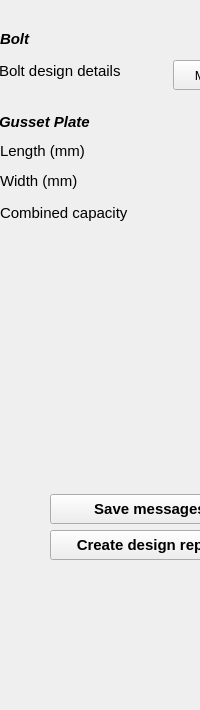
  <widget class="QDockWidget" name="outputDock">
   <property name="sizePolicy">
    <sizepolicy hsizetype="Preferred" vsizetype="Preferred">
     <horstretch>0</horstretch>
     <verstretch>0</verstretch>
    </sizepolicy>
   </property>
   <property name="minimumSize">
    <size>
     <width>125</width>
     <height>710</height>
    </size>
   </property>
   <property name="maximumSize">
    <size>
     <width>310</width>
     <height>710</height>
    </size>
   </property>
   <property name="font">
    <font>
     <family>Arial</family>
     <pointsize>11</pointsize>
     <weight>75</weight>
     <bold>true</bold>
    </font>
   </property>
   <property name="windowTitle">
    <string>Output dock</string>
   </property>
   <attribute name="dockWidgetArea">
    <number>2</number>
   </attribute>
   <widget class="QWidget" name="dockWidgetContents_2">
    <widget class="QLabel" name="label_160">
     <property name="geometry">
      <rect>
       <x>0</x>
       <y>200</y>
       <width>191</width>
       <height>25</height>
      </rect>
     </property>
     <property name="font">
      <font>
       <pointsize>11</pointsize>
       <weight>50</weight>
       <bold>false</bold>
      </font>
     </property>
     <property name="text">
      <string>Combined capacity</string>
     </property>
    </widget>
    <widget class="QLineEdit" name="txt_combineCapacity">
     <property name="geometry">
      <rect>
       <x>200</x>
       <y>200</y>
       <width>100</width>
       <height>25</height>
      </rect>
     </property>
     <property name="font">
      <font>
       <weight>50</weight>
       <bold>false</bold>
      </font>
     </property>
     <property name="readOnly">
      <bool>true</bool>
     </property>
    </widget>
    <widget class="QLabel" name="label_161">
     <property name="geometry">
      <rect>
       <x>-1</x>
       <y>110</y>
       <width>130</width>
       <height>25</height>
      </rect>
     </property>
     <property name="font">
      <font>
       <pointsize>11</pointsize>
      </font>
     </property>
     <property name="text">
      <string>&lt;html&gt;&lt;head/&gt;&lt;body&gt;&lt;p&gt;&lt;span style=&quot; font-style:italic;&quot;&gt;Gusset Plate&lt;/span&gt;&lt;/p&gt;&lt;/body&gt;&lt;/html&gt;</string>
     </property>
    </widget>
    <widget class="QPushButton" name="btn_SaveMessages">
     <property name="geometry">
      <rect>
       <x>50</x>
       <y>494</y>
       <width>200</width>
       <height>30</height>
      </rect>
     </property>
     <property name="toolTip">
      <string>Save log messages</string>
     </property>
     <property name="text">
      <string>Save messages</string>
     </property>
     <property name="autoDefault">
      <bool>true</bool>
     </property>
    </widget>
    <widget class="QPushButton" name="btn_CreateDesign">
     <property name="geometry">
      <rect>
       <x>50</x>
       <y>530</y>
       <width>200</width>
       <height>30</height>
      </rect>
     </property>
     <property name="toolTip">
      <string>Create design report</string>
     </property>
     <property name="text">
      <string>Create design report</string>
     </property>
     <property name="autoDefault">
      <bool>true</bool>
     </property>
    </widget>
    <widget class="QPushButton" name="btn_bolt_output">
     <property name="geometry">
      <rect>
       <x>173</x>
       <y>60</y>
       <width>131</width>
       <height>30</height>
      </rect>
     </property>
     <property name="font">
      <font>
       <pointsize>10</pointsize>
       <weight>50</weight>
       <bold>false</bold>
      </font>
     </property>
     <property name="toolTip">
      <string>Design connection</string>
     </property>
     <property name="text">
      <string>Member output</string>
     </property>
     <property name="shortcut">
      <string>Alt+D</string>
     </property>
     <property name="autoDefault">
      <bool>true</bool>
     </property>
    </widget>
    <widget class="QLabel" name="lbl_bolt">
     <property name="geometry">
      <rect>
       <x>-1</x>
       <y>51</y>
       <width>171</width>
       <height>41</height>
      </rect>
     </property>
     <property name="font">
      <font>
       <pointsize>11</pointsize>
       <weight>50</weight>
       <bold>false</bold>
      </font>
     </property>
     <property name="text">
      <string>&lt;html&gt;&lt;head/&gt;&lt;body&gt;&lt;p&gt;Bolt design details&lt;/p&gt;&lt;/body&gt;&lt;/html&gt;</string>
     </property>
    </widget>
    <widget class="QLabel" name="label_163">
     <property name="geometry">
      <rect>
       <x>0</x>
       <y>27</y>
       <width>130</width>
       <height>25</height>
      </rect>
     </property>
     <property name="font">
      <font>
       <pointsize>11</pointsize>
       <italic>true</italic>
      </font>
     </property>
     <property name="text">
      <string>&lt;html&gt;&lt;head/&gt;&lt;body&gt;&lt;p&gt;Bolt&lt;/p&gt;&lt;/body&gt;&lt;/html&gt;</string>
     </property>
    </widget>
    <widget class="QLineEdit" name="txt_plateLength">
     <property name="geometry">
      <rect>
       <x>200</x>
       <y>140</y>
       <width>100</width>
       <height>25</height>
      </rect>
     </property>
     <property name="font">
      <font>
       <weight>50</weight>
       <bold>false</bold>
      </font>
     </property>
     <property name="readOnly">
      <bool>true</bool>
     </property>
    </widget>
    <widget class="QLabel" name="label_3">
     <property name="geometry">
      <rect>
       <x>0</x>
       <y>140</y>
       <width>161</width>
       <height>22</height>
      </rect>
     </property>
     <property name="font">
      <font>
       <pointsize>11</pointsize>
       <weight>50</weight>
       <bold>false</bold>
      </font>
     </property>
     <property name="text">
      <string>Length (mm)</string>
     </property>
    </widget>
    <widget class="QLineEdit" name="txt_plateWidth">
     <property name="geometry">
      <rect>
       <x>200</x>
       <y>170</y>
       <width>100</width>
       <height>25</height>
      </rect>
     </property>
     <property name="font">
      <font>
       <weight>50</weight>
       <bold>false</bold>
      </font>
     </property>
     <property name="readOnly">
      <bool>true</bool>
     </property>
    </widget>
    <widget class="QLabel" name="label_9">
     <property name="geometry">
      <rect>
       <x>0</x>
       <y>170</y>
       <width>161</width>
       <height>22</height>
      </rect>
     </property>
     <property name="font">
      <font>
       <pointsize>11</pointsize>
       <weight>50</weight>
       <bold>false</bold>
      </font>
     </property>
     <property name="text">
      <string>Width (mm)</string>
     </property>
    </widget>
   </widget>
  </widget>
